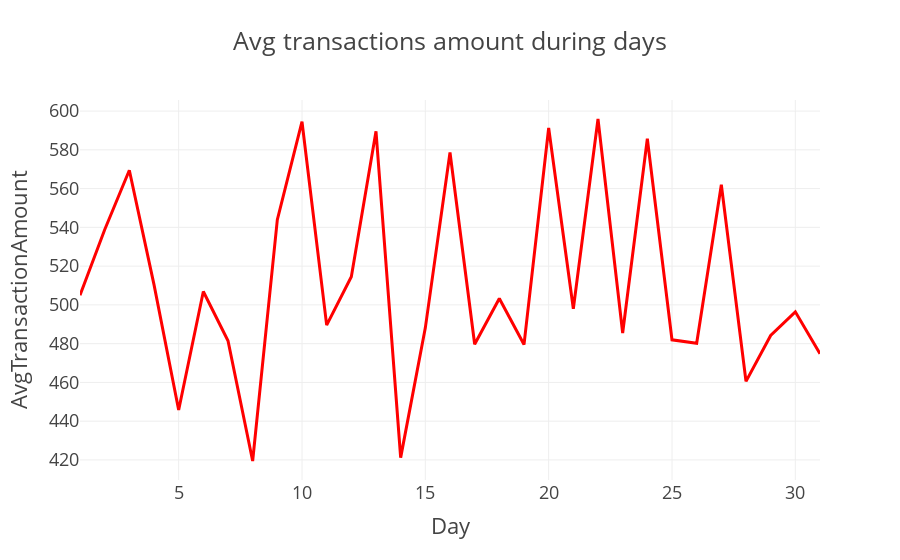

Notebook source saved alongside this figure:
### Code cell
dff=df.groupby("day",as_index=False).agg({"TransactionAmount":np.mean})
fig=px.line(data_frame=dff,
            x="day",
            y="TransactionAmount",
            title="Avg transactions amount during days",
            color_discrete_sequence=["red"],
            template="presentation",
            labels={"day":"Day","TransactionAmount":"AvgTransactionAmount"},
            )
display(dff)
fig.show()

### Figure 1 — Plotly figure (JSON) as saved in the notebook; plotly's stock layout.template omitted (floating-point values rounded to 4 significant figures)
{"data": [{"hovertemplate": "Day=%{x}<br>AvgTransactionAmount=%{y}<extra></extra>", "legendgroup": "", "line": {"color": "red", "dash": "solid"}, "marker": {"symbol": "circle"}, "mode": "lines", "name": "", "orientation": "v", "showlegend": false, "type": "scatter", "x": [1, 2, 3, 4, 5, 6, 7, 8, 9, 10, 11, 12, 13, 14, 15, 16, 17, 18, 19, 20, 21, 22, 23, 24, 25, 26, 27, 28, 29, 30, 31], "xaxis": "x", "y": [504.9, 538.8, 569.5, 510.4, 445.8, 506.9, 481.5, 419.5, 543.9, 594.5, 489.5, 514.6, 589.6, 421.2, 488.1, 578.6, 479.7, 503.3, 479.5, 591.3, 498.0, 595.9, 485.5, 585.7, 482.0, 480.2, 562.0, 460.5, 484.2, 496.4, 474.7], "yaxis": "y"}], "layout": {"legend": {"tracegroupgap": 0}, "title": {"text": "Avg transactions amount during days"}, "xaxis": {"anchor": "y", "domain": [0, 1], "title": {"text": "Day"}}, "yaxis": {"anchor": "x", "domain": [0, 1], "title": {"text": "AvgTransactionAmount"}}}}
